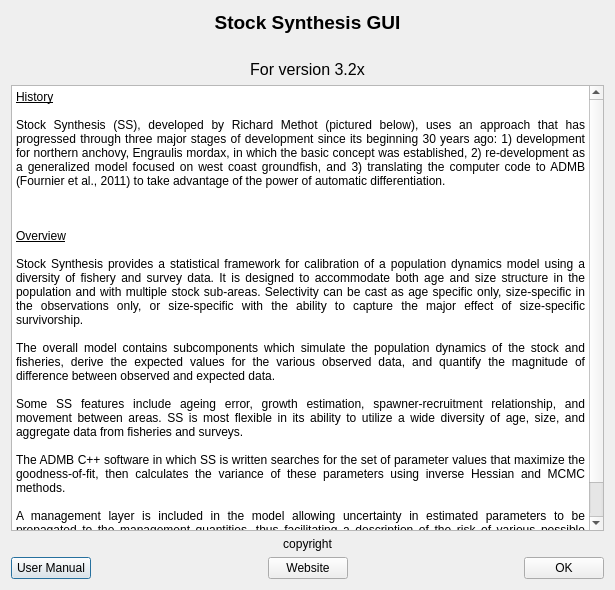
<?xml version="1.0" encoding="UTF-8"?>
<ui version="4.0">
 <class>Dialog_about</class>
 <widget class="QDialog" name="Dialog_about">
  <property name="geometry">
   <rect>
    <x>0</x>
    <y>0</y>
    <width>615</width>
    <height>590</height>
   </rect>
  </property>
  <property name="windowTitle">
   <string>Dialog</string>
  </property>
  <layout class="QHBoxLayout" name="horizontalLayout_2">
   <item>
    <layout class="QVBoxLayout" name="verticalLayout">
     <item>
      <widget class="QLabel" name="label_app">
       <property name="text">
        <string>&lt;html&gt;&lt;head/&gt;&lt;body&gt;&lt;p align=&quot;center&quot;&gt;&lt;span style=&quot; font-size:14pt; font-weight:600;&quot;&gt;Stock Synthesis GUI&lt;/span&gt;&lt;/p&gt;&lt;/body&gt;&lt;/html&gt;</string>
       </property>
       <property name="textFormat">
        <enum>Qt::RichText</enum>
       </property>
       <property name="alignment">
        <set>Qt::AlignCenter</set>
       </property>
      </widget>
     </item>
     <item>
      <widget class="QLabel" name="label_icon">
       <property name="text">
        <string/>
       </property>
       <property name="pixmap">
        <pixmap resource="stock_synth.qrc">:/images/images/image7_no_background.png</pixmap>
       </property>
       <property name="alignment">
        <set>Qt::AlignCenter</set>
       </property>
      </widget>
     </item>
     <item>
      <widget class="QLabel" name="label_ver">
       <property name="text">
        <string>&lt;html&gt;&lt;head/&gt;&lt;body&gt;&lt;p&gt;&lt;span style=&quot; font-size:12pt;&quot;&gt;For version 3.2x&lt;/span&gt;&lt;/p&gt;&lt;/body&gt;&lt;/html&gt;</string>
       </property>
       <property name="textFormat">
        <enum>Qt::RichText</enum>
       </property>
       <property name="alignment">
        <set>Qt::AlignCenter</set>
       </property>
      </widget>
     </item>
     <item>
      <widget class="QTextEdit" name="textEdit_description">
       <property name="readOnly">
        <bool>true</bool>
       </property>
       <property name="html">
        <string>&lt;!DOCTYPE HTML PUBLIC &quot;-//W3C//DTD HTML 4.0//EN&quot; &quot;http://www.w3.org/TR/REC-html40/strict.dtd&quot;&gt;
&lt;html&gt;&lt;head&gt;&lt;meta name=&quot;qrichtext&quot; content=&quot;1&quot; /&gt;&lt;style type=&quot;text/css&quot;&gt;
p, li { white-space: pre-wrap; }
&lt;/style&gt;&lt;/head&gt;&lt;body style=&quot; font-family:'MS Shell Dlg 2'; font-size:7.8pt; font-weight:400; font-style:normal;&quot;&gt;
&lt;p align=&quot;justify&quot; style=&quot; margin-top:0px; margin-bottom:0px; margin-left:0px; margin-right:0px; -qt-block-indent:0; text-indent:0px;&quot;&gt;&lt;span style=&quot; font-size:9pt; text-decoration: underline;&quot;&gt;History&lt;/span&gt;&lt;/p&gt;
&lt;p align=&quot;justify&quot; style=&quot;-qt-paragraph-type:empty; margin-top:0px; margin-bottom:0px; margin-left:0px; margin-right:0px; -qt-block-indent:0; text-indent:0px; font-size:9pt; text-decoration: underline;&quot;&gt;&lt;br /&gt;&lt;/p&gt;
&lt;p align=&quot;justify&quot; style=&quot; margin-top:0px; margin-bottom:0px; margin-left:0px; margin-right:0px; -qt-block-indent:0; text-indent:0px;&quot;&gt;&lt;span style=&quot; font-size:9pt;&quot;&gt;Stock Synthesis (SS), developed by Richard Methot (pictured below), uses an approach that has progressed through three major stages of development since its beginning 30 years ago: 1) development for northern anchovy, Engraulis mordax, in which the basic concept was established, 2) re-development as a generalized model focused on west coast groundfish, and 3) translating the computer code to ADMB (Fournier et al., 2011) to take advantage of the power of automatic differentiation.&lt;/span&gt;&lt;/p&gt;
&lt;p align=&quot;justify&quot; style=&quot;-qt-paragraph-type:empty; margin-top:0px; margin-bottom:0px; margin-left:0px; margin-right:0px; -qt-block-indent:0; text-indent:0px; font-size:9pt;&quot;&gt;&lt;br /&gt;&lt;/p&gt;
&lt;p align=&quot;justify&quot; style=&quot; margin-top:0px; margin-bottom:0px; margin-left:0px; margin-right:0px; -qt-block-indent:0; text-indent:0px;&quot;&gt;&lt;img src=&quot;:/images/images/methot_award_small.jpg&quot; /&gt;&lt;/p&gt;
&lt;p align=&quot;justify&quot; style=&quot;-qt-paragraph-type:empty; margin-top:0px; margin-bottom:0px; margin-left:0px; margin-right:0px; -qt-block-indent:0; text-indent:0px; font-size:9pt;&quot;&gt;&lt;br /&gt;&lt;/p&gt;
&lt;p align=&quot;justify&quot; style=&quot; margin-top:0px; margin-bottom:0px; margin-left:0px; margin-right:0px; -qt-block-indent:0; text-indent:0px;&quot;&gt;&lt;span style=&quot; font-size:9pt; text-decoration: underline;&quot;&gt;Overview&lt;/span&gt;&lt;/p&gt;
&lt;p align=&quot;justify&quot; style=&quot;-qt-paragraph-type:empty; margin-top:0px; margin-bottom:0px; margin-left:0px; margin-right:0px; -qt-block-indent:0; text-indent:0px; font-size:9pt; text-decoration: underline;&quot;&gt;&lt;br /&gt;&lt;/p&gt;
&lt;p align=&quot;justify&quot; style=&quot; margin-top:0px; margin-bottom:0px; margin-left:0px; margin-right:0px; -qt-block-indent:0; text-indent:0px;&quot;&gt;&lt;span style=&quot; font-size:9pt;&quot;&gt;Stock Synthesis provides a statistical framework for calibration of a population dynamics model using a diversity of fishery and survey data. It is designed to accommodate both age and size structure in the population and with multiple stock sub-areas. Selectivity can be cast as age specific only, size-specific in the observations only, or size-specific with the ability to capture the major effect of size-specific survivorship. &lt;/span&gt;&lt;/p&gt;
&lt;p align=&quot;justify&quot; style=&quot;-qt-paragraph-type:empty; margin-top:0px; margin-bottom:0px; margin-left:0px; margin-right:0px; -qt-block-indent:0; text-indent:0px; font-size:9pt;&quot;&gt;&lt;br /&gt;&lt;/p&gt;
&lt;p align=&quot;justify&quot; style=&quot; margin-top:0px; margin-bottom:0px; margin-left:0px; margin-right:0px; -qt-block-indent:0; text-indent:0px;&quot;&gt;&lt;span style=&quot; font-size:9pt;&quot;&gt;The overall model contains subcomponents which simulate the population dynamics of the stock and fisheries, derive the expected values for the various observed data, and quantify the magnitude of difference between observed and expected data. &lt;/span&gt;&lt;/p&gt;
&lt;p align=&quot;justify&quot; style=&quot;-qt-paragraph-type:empty; margin-top:0px; margin-bottom:0px; margin-left:0px; margin-right:0px; -qt-block-indent:0; text-indent:0px; font-size:9pt;&quot;&gt;&lt;br /&gt;&lt;/p&gt;
&lt;p align=&quot;justify&quot; style=&quot; margin-top:0px; margin-bottom:0px; margin-left:0px; margin-right:0px; -qt-block-indent:0; text-indent:0px;&quot;&gt;&lt;span style=&quot; font-size:9pt;&quot;&gt;Some SS features include ageing error, growth estimation, spawner-recruitment relationship, and movement between areas. SS is most flexible in its ability to utilize a wide diversity of age, size, and aggregate data from fisheries and surveys. &lt;/span&gt;&lt;/p&gt;
&lt;p align=&quot;justify&quot; style=&quot;-qt-paragraph-type:empty; margin-top:0px; margin-bottom:0px; margin-left:0px; margin-right:0px; -qt-block-indent:0; text-indent:0px; font-size:9pt;&quot;&gt;&lt;br /&gt;&lt;/p&gt;
&lt;p align=&quot;justify&quot; style=&quot; margin-top:0px; margin-bottom:0px; margin-left:0px; margin-right:0px; -qt-block-indent:0; text-indent:0px;&quot;&gt;&lt;span style=&quot; font-size:9pt;&quot;&gt;The ADMB C++ software in which SS is written searches for the set of parameter values that maximize the goodness-of-fit, then calculates the variance of these parameters using inverse Hessian and MCMC methods. &lt;/span&gt;&lt;/p&gt;
&lt;p align=&quot;justify&quot; style=&quot;-qt-paragraph-type:empty; margin-top:0px; margin-bottom:0px; margin-left:0px; margin-right:0px; -qt-block-indent:0; text-indent:0px; font-size:9pt;&quot;&gt;&lt;br /&gt;&lt;/p&gt;
&lt;p align=&quot;justify&quot; style=&quot; margin-top:0px; margin-bottom:0px; margin-left:0px; margin-right:0px; -qt-block-indent:0; text-indent:0px;&quot;&gt;&lt;span style=&quot; font-size:9pt;&quot;&gt;A management layer is included in the model allowing uncertainty in estimated parameters to be propagated to the management quantities, thus facilitating a description of the risk of various possible management scenarios, including forecasts of possible annual catch limits. &lt;/span&gt;&lt;/p&gt;
&lt;p align=&quot;justify&quot; style=&quot;-qt-paragraph-type:empty; margin-top:0px; margin-bottom:0px; margin-left:0px; margin-right:0px; -qt-block-indent:0; text-indent:0px; font-size:9pt;&quot;&gt;&lt;br /&gt;&lt;/p&gt;&lt;/body&gt;&lt;/html&gt;</string>
       </property>
      </widget>
     </item>
     <item>
      <widget class="QLabel" name="label_copyright">
       <property name="text">
        <string>copyright</string>
       </property>
       <property name="alignment">
        <set>Qt::AlignCenter</set>
       </property>
      </widget>
     </item>
     <item>
      <layout class="QHBoxLayout" name="horizontalLayout">
       <item>
        <widget class="QPushButton" name="pushButton_manual">
         <property name="text">
          <string>User Manual</string>
         </property>
        </widget>
       </item>
       <item>
        <spacer name="horizontalSpacer">
         <property name="orientation">
          <enum>Qt::Horizontal</enum>
         </property>
         <property name="sizeHint" stdset="0">
          <size>
           <width>40</width>
           <height>20</height>
          </size>
         </property>
        </spacer>
       </item>
       <item>
        <widget class="QPushButton" name="pushButton_website">
         <property name="text">
          <string>Website</string>
         </property>
        </widget>
       </item>
       <item>
        <spacer name="horizontalSpacer_2">
         <property name="orientation">
          <enum>Qt::Horizontal</enum>
         </property>
         <property name="sizeHint" stdset="0">
          <size>
           <width>40</width>
           <height>20</height>
          </size>
         </property>
        </spacer>
       </item>
       <item>
        <widget class="QPushButton" name="pushButton_ok">
         <property name="text">
          <string>OK</string>
         </property>
        </widget>
       </item>
      </layout>
     </item>
    </layout>
   </item>
  </layout>
 </widget>
 <tabstops>
  <tabstop>pushButton_ok</tabstop>
  <tabstop>pushButton_manual</tabstop>
  <tabstop>pushButton_website</tabstop>
  <tabstop>textEdit_description</tabstop>
 </tabstops>
 <resources>
  <include location="stock_synth.qrc"/>
 </resources>
 <connections/>
</ui>
